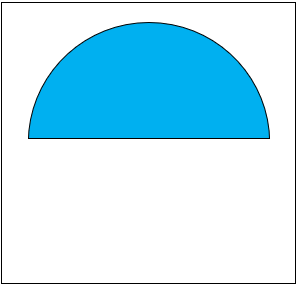
#> input picture image/3.PNG, 299 x 288 px, found by its file name
$ python comparison_object_detection.py
#> lines starting #> are read from the running program, lines starting #| are printed output that depends on the picture
import cv2
import numpy as np

# Import image
image_original = cv2.imread('./image/3.png')
#> image_original is the input picture: shape (288, 299, 3); mean B, G, R 246.1, 230.1, 186.3
image_compare = cv2.imread('./image/1.png')
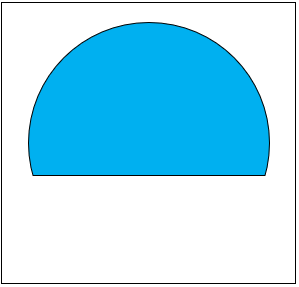
#> input picture image/1.PNG, 299 x 287 px, found by its file name
#> image_compare is the input picture: shape (287, 299, 3); mean B, G, R 244.3, 221.8, 159.9

# Preprocessing
image_original = cv2.cvtColor(image_original, cv2.COLOR_RGB2GRAY)
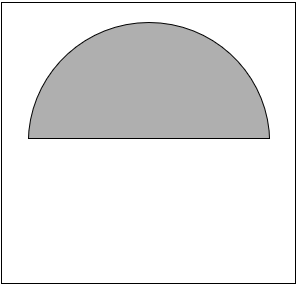
#> image_original: shape (288, 299); min 0, max 255, mean 229.9
image_compare = cv2.cvtColor(image_compare, cv2.COLOR_RGB2GRAY)
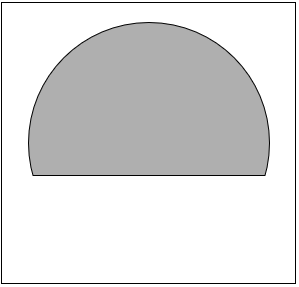
#> image_compare: shape (287, 299); min 0, max 255, mean 221.4

# Convert to binary
_,image_original = cv2.threshold(image_original, 0, 60, cv2.THRESH_BINARY)
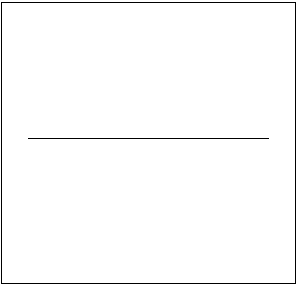
#> image_original: shape (288, 299); values 0 (black) and 60 (white), 98.4% white; black in thin lines or dots
_,image_compare = cv2.threshold(image_compare, 0, 60, cv2.THRESH_BINARY)
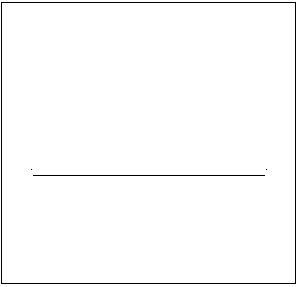
#> image_compare: shape (287, 299); values 0 (black) and 60 (white), 98.4% white; black in thin lines or dots

# Resize image
image_original = cv2.resize(image_original, (250,250))
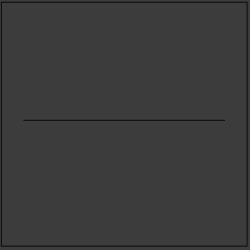
#> image_original: shape (250, 250); min 7, max 60, mean 59.1
image_compare = cv2.resize(image_compare, (250,250))
#> image_compare: shape (250, 250)

# Compare image
if image_original.shape == image_compare.shape:
    image_difference = cv2.subtract(image_original, image_compare)
    print(image_difference)
#> (printed output is left out)
else:
    print("Shape not equal !")

# Create line
cv2.line(image_difference,(0,125),(250,125),(255,0,0),1)
#> image_difference: shape (250, 250); min 0, max 255, mean 1.3

# Show image
cv2.imshow("Original", image_original)
cv2.imshow("Image_Compare", image_compare)
cv2.imshow("Image_Difference", image_difference)

# Holding Window
cv2.waitKey(0)
cv2.destroyAllWindows()
